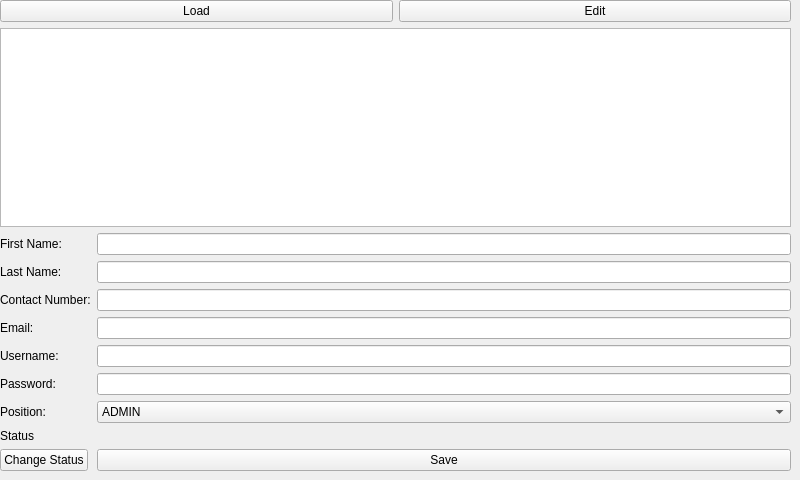
      <widget class="QWidget" name="staffEditTab">
       <attribute name="title">
        <string>Staff Edit</string>
       </attribute>
       <widget class="QWidget" name="layoutWidget">
        <property name="geometry">
         <rect>
          <x>0</x>
          <y>0</y>
          <width>791</width>
          <height>471</height>
         </rect>
        </property>
        <layout class="QHBoxLayout" name="horizontalLayout_7">
         <item>
          <layout class="QFormLayout" name="formLayout">
           <item row="0" column="0" colspan="2">
            <layout class="QVBoxLayout" name="verticalLayout_4">
             <item>
              <layout class="QVBoxLayout" name="verticalLayout_6">
               <item>
                <layout class="QHBoxLayout" name="horizontalLayout_6">
                 <item>
                  <widget class="QPushButton" name="editStaffLoad">
                   <property name="text">
                    <string>Load</string>
                   </property>
                  </widget>
                 </item>
                 <item>
                  <widget class="QPushButton" name="editStaffButtonList">
                   <property name="text">
                    <string>Edit</string>
                   </property>
                  </widget>
                 </item>
                </layout>
               </item>
               <item>
                <widget class="QTableView" name="editStaffList"/>
               </item>
              </layout>
             </item>
            </layout>
           </item>
           <item row="1" column="0">
            <widget class="QLabel" name="editStaffFirstNameLabel">
             <property name="text">
              <string>First Name:</string>
             </property>
            </widget>
           </item>
           <item row="1" column="1">
            <widget class="QLineEdit" name="editStaffFirstName">
             <property name="inputMethodHints">
              <set>Qt::ImhUppercaseOnly</set>
             </property>
            </widget>
           </item>
           <item row="2" column="1">
            <widget class="QLineEdit" name="editStaffLastName">
             <property name="inputMethodHints">
              <set>Qt::ImhUppercaseOnly</set>
             </property>
            </widget>
           </item>
           <item row="3" column="0">
            <widget class="QLabel" name="editStaffCNumberLabel">
             <property name="text">
              <string>Contact Number:</string>
             </property>
            </widget>
           </item>
           <item row="3" column="1">
            <widget class="QLineEdit" name="editStaffCNumber">
             <property name="inputMethodHints">
              <set>Qt::ImhDigitsOnly</set>
             </property>
             <property name="inputMask">
              <string>999999999999</string>
             </property>
             <property name="maxLength">
              <number>12</number>
             </property>
            </widget>
           </item>
           <item row="4" column="0">
            <widget class="QLabel" name="editEmailLabel">
             <property name="text">
              <string>Email:</string>
             </property>
            </widget>
           </item>
           <item row="4" column="1">
            <widget class="QLineEdit" name="editEmail"/>
           </item>
           <item row="5" column="0">
            <widget class="QLabel" name="editUsernameLabel">
             <property name="text">
              <string>Username:</string>
             </property>
            </widget>
           </item>
           <item row="5" column="1">
            <widget class="QLineEdit" name="editUsername"/>
           </item>
           <item row="6" column="0">
            <widget class="QLabel" name="editPasswordLabel">
             <property name="text">
              <string>Password:</string>
             </property>
            </widget>
           </item>
           <item row="6" column="1">
            <widget class="QLineEdit" name="editPassword"/>
           </item>
           <item row="7" column="0">
            <widget class="QLabel" name="editPositionLabel">
             <property name="text">
              <string>Position:</string>
             </property>
            </widget>
           </item>
           <item row="7" column="1">
            <widget class="QComboBox" name="editPosition">
             <item>
              <property name="text">
               <string>ADMIN</string>
              </property>
             </item>
             <item>
              <property name="text">
               <string>FINANCE</string>
              </property>
             </item>
             <item>
              <property name="text">
               <string>DOCTOR</string>
              </property>
             </item>
             <item>
              <property name="text">
               <string>RECEPTIONIST</string>
              </property>
             </item>
             <item>
              <property name="text">
               <string>CASHIER</string>
              </property>
             </item>
            </widget>
           </item>
           <item row="9" column="1">
            <widget class="QPushButton" name="saveStaffEdit">
             <property name="text">
              <string>Save</string>
             </property>
            </widget>
           </item>
           <item row="2" column="0">
            <widget class="QLabel" name="editStaffLastNameLabel">
             <property name="text">
              <string>Last Name:</string>
             </property>
            </widget>
           </item>
           <item row="9" column="0">
            <widget class="QPushButton" name="editChangeStatus">
             <property name="text">
              <string>Change Status</string>
             </property>
            </widget>
           </item>
           <item row="8" column="0">
            <widget class="QLabel" name="editStatusLabel">
             <property name="text">
              <string>Status</string>
             </property>
            </widget>
           </item>
          </layout>
         </item>
        </layout>
       </widget>
      </widget>
